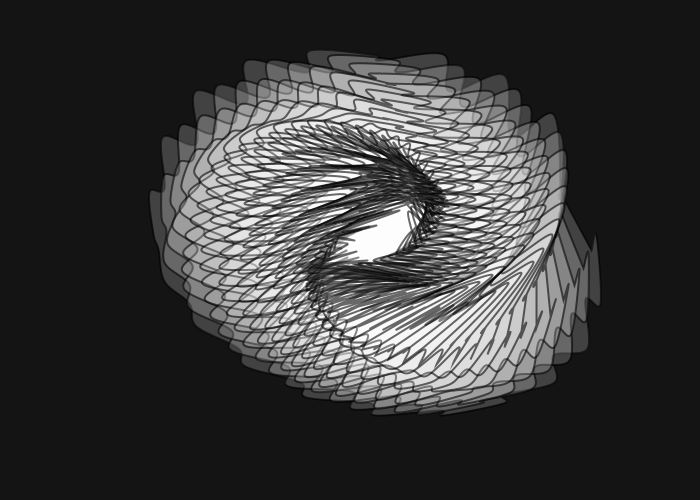
Frame 1 (no input)
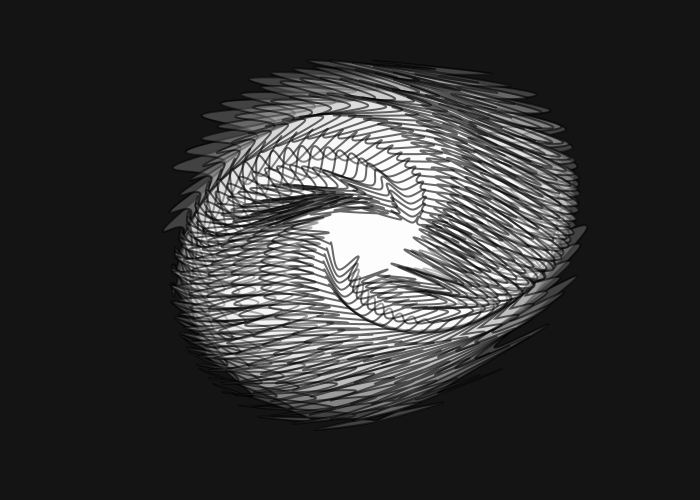
Frame 60 (the mouse pressed at the canvas centre just before this capture)
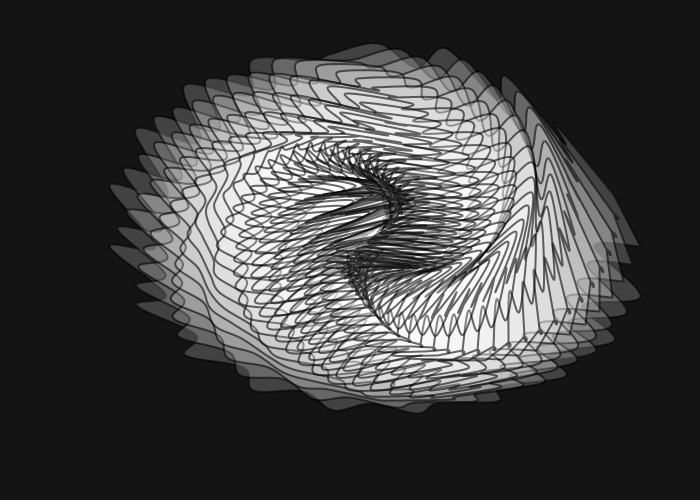
Frame 120 (the mouse held since frame 60 and released just before this capture)

The Processing sketch that drew these frames (run headless with seeded random() and noise(); from frame 60 on, the mouse is pressed at the canvas centre):

// Processing sketch: processing_155307
// ── processing_155307.pde

int num = 20;
int circles = 30;
float theta, x, y, xp, yp, xn, yn;
 
void setup() {
  size(700, 500);
  frameRate(100);
}
 
void draw() {
  background(20);
  fill(255, 50);
  stroke(0,150);
  strokeWeight(2);
  for (int i=0; i<circles; i++) {
    drawWobble(180-i*5,PI/circles*i);
  }
  theta += 0.0600;
}
 
void drawWobble(float radius, float offSet) {
  beginShape();
  for (int i=0; i<num; i++) {
    x = width/2+cos(TWO_PI/num*i+offSet)*radius*1.2;
    y = height/2+sin(TWO_PI/num*i+offSet)*radius;
    xp = map(sin(theta+(TWO_PI/num*i)), -1, 1, -40, 90);
    yp = map(cos(theta+(TWO_PI/num*i)*2), -1, 1, -20, 0);
    xn = map (cos(theta + (TWO_PI/num * i)), -1, 1, 20, 30);
    yn = map(sin(theta+(PI/num*i)*4), -1, 1, -30, 0);
    if (i==0) curveVertex(x+xp, y+yp);
    curveVertex(x+xp, y+yp);
    if (i==num-1) curveVertex(x+xp, y+yp);
    curveVertex(x+xn, y+yn);
  if (i==num+1) curveVertex(x+xp, y+yp);
  }
  
  endShape(CLOSE);
}
